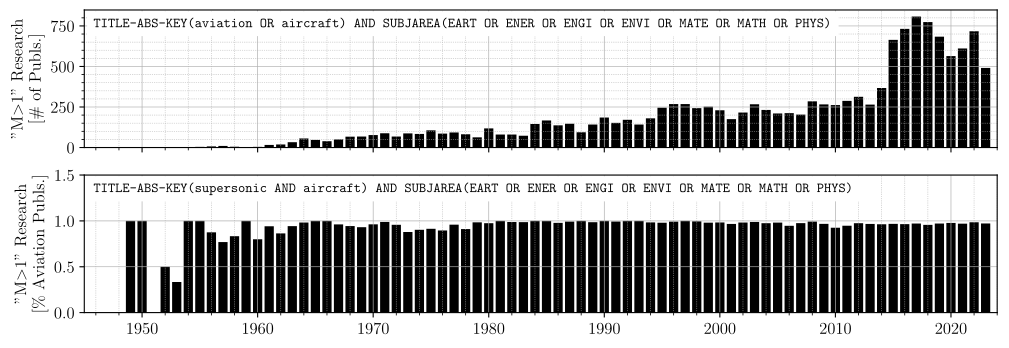

Python code for this plot:
#%%
# runs code as interactive cell 
# https://code.visualstudio.com/docs/python/jupyter-support-py

# IMPORTS #######################################

# sys
import os
# plotting
import matplotlib.pyplot as plt
# unit conversion
cm = 1/2.54 # for inches-cm conversion
# time manipulation
from datetime import datetime
# data science
import numpy as np
import pandas as pd

# SETUP #########################################

plt.rcParams.update({
    "text.usetex": True,
    "font.family": "Arial",
    "font.sans-serif": "Computer Modern",
    'font.size': 12
})

# DATA IMPORT ###################################

df_allaviation = pd.read_csv(
    filepath_or_buffer = 'data/scopus_trend_all_aviation.csv',
    sep = ',',
    decimal = '.',
    index_col = 0,
    parse_dates = False,
    encoding = 'utf-8',
).reset_index()

df_supersonic = pd.read_csv(
    filepath_or_buffer = 'data/scopus_trend_supersonic.csv',
    sep = ',',
    decimal = '.',
    index_col = 0,
    parse_dates = False,
    encoding = 'utf-8'
).reset_index()

# DATA MANIPULATION #############################

df_supersonic['relative_result'] = df_supersonic['RESULT'] / df_allaviation['RESULT']

# FIGURE ########################################

# SETUP ######################

fig, axes = plt.subplots(
    num = 'main',
    nrows = 2,
    ncols = 1,
    dpi = 300,
    figsize=(30*cm, 10*cm), # A4=(210x297)mm,
    sharex=True
)

# SECONDARY AXES ##############

# AXIS LIMITS ################

axes[0].set_xlim(1945, 2024)
axes[1].set_ylim(0, 1.5)

# TICKS AND LABELS ###########

axes[0].minorticks_on()
axes[0].tick_params(axis='x', which='minor', bottom=True)

# GRIDS ######################

for ax in axes:
    ax.grid(which='major', axis='y', linestyle='-', linewidth = 0.5)
    ax.grid(which='minor', axis='y', linestyle=':', linewidth = 0.5)
    ax.grid(which='major', axis='x', linestyle='-', linewidth = 0.5)
    ax.grid(which='minor', axis='x', linestyle=':', linewidth = 0.5)

# axes[0]IS LABELS ################

axes[0].set_ylabel("\"M$>$1\" Research \n [\# of Publs.]")
axes[1].set_ylabel("\"M$>$1\" Research \n [\% Aviation Publs.]")

# PLOTTING ###################

axes[0].bar(
    df_supersonic['YEAR'],
    df_supersonic['RESULT'],
    color = 'black',
    label = 'Supersonic'
)
axes[0].text(
    x = 0.01,  # Relative x-coordinate
    y = 0.9,   # Relative y-coordinate
    s = r'\texttt{TITLE-ABS-KEY(aviation OR aircraft) AND SUBJAREA(EART OR ENER OR ENGI OR ENVI OR MATE OR MATH OR PHYS)}',
    ha = 'left',
    va = 'center',
    fontsize = 10,
    color = 'black',
    transform = axes[0].transAxes,  # Use axis coordinates
    backgroundcolor = 'white'
)

axes[1].bar(
    df_supersonic['YEAR'],
    df_supersonic['relative_result'],
    color = 'black',
    label = 'All Aviation'
)
axes[1].text(
    x = 0.01,  # Relative x-coordinate
    y = 0.9,   # Relative y-coordinate
    s = r'\texttt{TITLE-ABS-KEY(supersonic AND aircraft) AND SUBJAREA(EART OR ENER OR ENGI OR ENVI OR MATE OR MATH OR PHYS)}',
    ha = 'left',
    va = 'center',
    fontsize = 10,
    color = 'black',
    transform = axes[1].transAxes,  # Use axis coordinates
    backgroundcolor = 'white'
)

# LEGEND ####################


# EXPORT #########################################

file_path = os.path.abspath(__file__)
file_name = os.path.splitext(os.path.basename(file_path))[0]
figure_name: str = str(file_name + '.pdf')

plt.savefig(
    fname = figure_name,
    format="pdf",
    bbox_inches='tight',
    transparent = False
)
# %%
